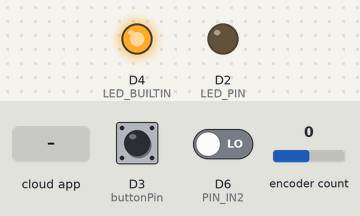
The sketch below on a simulated ESP8266 (NodeMCU). Parts: output pins drawn as LEDs (lit = HIGH, except the on-board LED, lit = LOW). Dashed ring = blinking. The test bench sets the inputs (shaded band); at power-on: D3 (buttonPin) HIGH, encoder count 0, D6 (PIN_IN2) LOW. WiFi joins after 1.5 s; servers stay silent unless stated; what the sketch prints to the serial monitor is not drawn.

Above: at 4.0 s.
4.1 s: D3 (buttonPin) pulled LOW for 3.2 s
At 4.7 s:
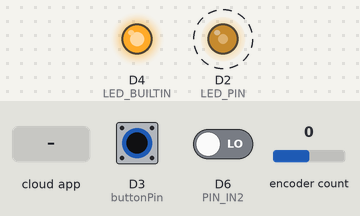
8.8 s: encoder count set to 1
At 9.5 s:
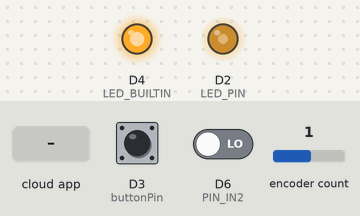
10.3 s: the phone or cloud app sets Beverage to 1
At 10.7 s:
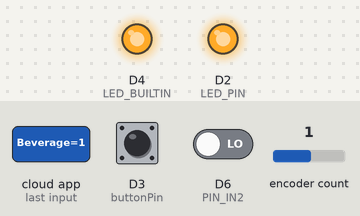
11.8 s: the phone or cloud app sets Beverage to 0
At 13.0 s:
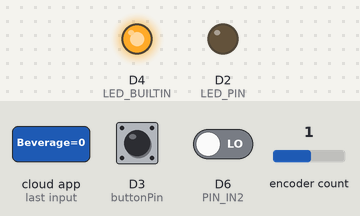
13.3 s: D3 (buttonPin) pulled LOW for 0.15 s
At 14.1 s:
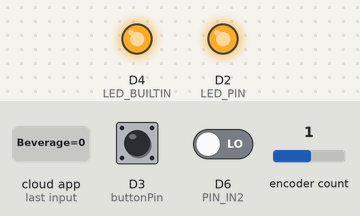
14.9 s: encoder count set to 0
At 15.4 s:
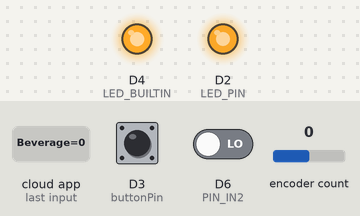
Timing chart, 0 to 17.4 s (numbered marks = the images above; inputs shaded):
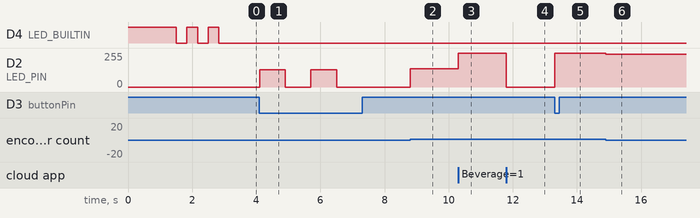

The sketch:

esp8266_alexa_led_control_w_encoder.ino
```cpp
// Alexa voice control of an LED or simple LED strip

#ifdef ESP32
  #include <WiFi.h>
#else
  #include <ESP8266WiFi.h>
#endif

#include "fauxmoESP.h"
#include <RotaryEncoder.h>

// Rename the credentials.sample.h file to credentials.h and
// edit it according to your router configuration
#include "credentials.h"

#define DEV1 "Beverage" // Name that Alexa will use
#define LED_PIN 4 // Arduino GPIO4 is NodeMCU pin D2
//#define LED_PIN 16 // Blue LED on board.
#define buttonPin 0
#define MAX_PWM 255
#define bounce_interval = 20

#if defined(ARDUINO_AVR_UNO) || defined(ARDUINO_AVR_NANO_EVERY)
// Example for Arduino UNO with input signals on pin 2 and 3
#define PIN_IN1 A2
#define PIN_IN2 A3
#elif defined(ESP8266)
// Example for ESP8266 NodeMCU with input signals on pin D5 and D6
#define PIN_IN1 D5
#define PIN_IN2 D6
#endif

fauxmoESP fauxmo;
int v = 128;
bool ledState = LOW;        // the current state of the output pin
bool buttonState = 0;            // the current reading from the input pin
bool lastButtonState = HIGH;  // the previous reading from the input pin
bool first_button_press = 1;

// the following variables are unsigned longs because the time, measured in
// milliseconds, will quickly become a bigger number than can be stored in an int.
unsigned long lastDebounceTime = 0;  // the last time the output pin was toggled
unsigned long debounceDelay = 20;    // the debounce time; increase if the output flickers

int direction = 0;
// A pointer to the dynamic created rotary encoder instance.
// This will be done in setup()
RotaryEncoder *encoder = nullptr;

#if defined(ARDUINO_AVR_UNO) || defined(ARDUINO_AVR_NANO_EVERY)
// This interrupt routine will be called on any change of one of the input signals
void checkPosition() {
  encoder->tick();  // just call tick() to check the state.
}
#elif defined(ESP8266)
/**
 * The interrupt service routine will be called on any change of one of the input signals.
 */
IRAM_ATTR void checkPosition() {
  encoder->tick();  // just call tick() to check the state.
}
#endif

void setup() {

  // LED SETUP
  pinMode(LED_BUILTIN, OUTPUT);
  digitalWrite(LED_BUILTIN, HIGH);
  pinMode(LED_PIN,OUTPUT);
  pinMode(buttonPin, INPUT_PULLUP);

  // Initialize the PWM pin
  analogWriteRange(MAX_PWM); // Set the PWM range (0-255)
  analogWriteFreq(1000); // Set the PWM frequency (in Hz)
  analogWrite(LED_PIN,0);

  Serial.begin(115200);

  setup_wifi();
  Serial.println("\n\nfauxmo = Control by Alexa for Arduino");

  fauxmo.setPort(80);
  fauxmo.enable(true);
  fauxmo.addDevice(DEV1);

  fauxmo.onSetState([](unsigned char device_id, const char * device_name, bool state, unsigned char value) {

      // Callback when a command from Alexa is received.
      // You can use device_id or device_name to choose the element to perform an action onto (relay, LED,...)
      // State is a boolean (ON/OFF) and value a number from 0 to 255 (if you say "set kitchen light to 50%" you will receive a 128 here).
      // Just remember not to delay too much here, this is a callback, exit as soon as possible.
      // If you have to do something more involved here set a flag and process it in your main loop.

      //Serial.println("DEV1 Addressed");
      Serial.printf("[MAIN] Device #%d (%s) state: %s value: %d\n", device_id, device_name, state ? "ON" : "OFF", value);

      // Checking for device_id is simpler if you are certain about the order they are loaded and it does not change.
      // Otherwise comparing the device_name is safer.
    if (strcmp(device_name, DEV1)==0) {   // Dimmable LED or LED string
      if  (state==LOW) {
        analogWrite(LED_PIN,0);
        ledState = LOW;
      }
      else  {  // Control PWM with gamma correction.
            v = ((int)  ( (float)MAX_PWM * pow( (float)value / MAX_PWM, 1) )); // 2.2 applies gamma correction
            //v = (int) ((float) MAX_PWM * ((float) value / (float) MAX_PWM) );
            analogWrite(LED_PIN,v);
            ledState = HIGH;
            //char buffer[25];
            //sprintf(buffer, "The PWM value is: %d", 255 - v);
            //Serial.println(buffer);
      }
    }
  });// end fauxmo.onSetState()  //last_toggle_status = read_toggle_switch();  // assumes this is a momentary switch

  // setup the rotary encoder functionality

  // use FOUR3 mode when PIN_IN1, PIN_IN2 signals are always HIGH in latch position.
   encoder = new RotaryEncoder(PIN_IN1, PIN_IN2, RotaryEncoder::LatchMode::FOUR3);

  // use FOUR0 mode when PIN_IN1, PIN_IN2 signals are always LOW in latch position.
  // encoder = new RotaryEncoder(PIN_IN1, PIN_IN2, RotaryEncoder::LatchMode::FOUR0);

  // use TWO03 mode when PIN_IN1, PIN_IN2 signals are both LOW or HIGH in latch position.
  //encoder = new RotaryEncoder(PIN_IN1, PIN_IN2, RotaryEncoder::LatchMode::TWO03);

  // register interrupt routine
  attachInterrupt(digitalPinToInterrupt(PIN_IN1), checkPosition, CHANGE);
  attachInterrupt(digitalPinToInterrupt(PIN_IN2), checkPosition, CHANGE);

}// end setup()

void loop() {

  static unsigned long lastHeapTime;
  unsigned long currentMillis = millis();

  // fauxmoESP uses an async TCP server but a sync UDP server
  // Therefore, we have to manually poll for UDP packets
 fauxmo.handle();  // fauxmo uses a callback so no additional code needed here for Alexa communications
 /*
  // This is a sample code to output free heap every 5 seconds
  // This is a cheap way to detect memory leaks
  if (currentMillis - lastHeapTime > 5000){
    lastHeapTime = currentMillis;
    //Serial.printf("[MAIN] Free heap: % d bytes\n", ESP.getFreeHeap());
    //Serial.println( ledState);
  }
*/
  // Manually toggle the LED by a momentary button press
  buttonState = digitalRead(buttonPin);
  //Serial.print("buttonState: ");
  //Serial.println(buttonState);
  if (buttonState == !lastButtonState && currentMillis - lastDebounceTime > debounceDelay) {
   /* if (first_button_press = 1) {
      v=50;  //fauxmo.setState("DEV1", true, v);
      first_button_press = 0;
    } */
    lastDebounceTime = currentMillis;
    //lastButtonState = buttonState;
    // If the button has just gone HIGH, turn on LED
    if (ledState == HIGH) {
      analogWrite(LED_PIN, 0);
      ledState = LOW;
      fauxmo.setState(DEV1, false, v);
    }
    else {
      analogWrite(LED_PIN, v);
      ledState = HIGH;
      fauxmo.setState(DEV1, true, v);
    }
    Serial.print("ledState: ");
    Serial.println(ledState);
    Serial.print("v: ");
    Serial.println(v);
    lastButtonState = 1;
    delay(800);
  }

  // Read the current position of the encoder and print out when changed
  static int pos = 0;
  encoder->tick();  // just call tick() to check the state.

  int newPos = encoder->getPosition();
  if (pos != newPos) {
    direction = (int) encoder->getDirection();
    Serial.print("pos:");
    Serial.print(newPos);
    Serial.print(" dir:");
    Serial.println(direction);
    if (direction == -1) {
      if (v - 10 >= 2) {
        v = v - 10;
        fauxmo.setState(DEV1, true, v);
      }
      else {
        v=2;
        fauxmo.setState(DEV1, true, v);
      }
      analogWrite(LED_PIN, v);
      Serial.print("v after -rotate = ");
      Serial.println(v);
    }
    else {
      if (v + 10 <= 255) v = v + 10;
      else {
        v = 255;
      }
      analogWrite(LED_PIN, v);
      fauxmo.setState(DEV1, true, v-1);
      Serial.print("v after +rotate = ");
      Serial.println(v);
    }
    Serial.print("Brilliance after rotate = ");
    Serial.println((int) round((v*((float) 100)/(float) 255)));
    pos = newPos;
  }
}

void setup_wifi(void) {

  WiFi.mode(WIFI_STA);
  WiFi.begin(WIFI_SSID, WIFI_PASS);
  Serial.println("");

  // Wait for connection
  while (WiFi.status() != WL_CONNECTED) {
    delay(500);
    Serial.print(".");
  }

  Serial.println("");
  Serial.print("Connected to ");
  Serial.println(WIFI_SSID);
  Serial.print("IP address: ");
  Serial.println(WiFi.localIP());

  for (int i = 1; i <=2; i+=1 ) {
    digitalWrite(LED_BUILTIN, LOW);  // turn the LED ON (LOW of ESP is equivalent of HIGH to on board LED)
    delay(333);                      // wait for a second
    digitalWrite(LED_BUILTIN, HIGH);   // turn the LED off by making the voltage LOW
    delay(333);
  }
  digitalWrite(LED_BUILTIN, LOW);
}
```

credentials.sample.h
```cpp
#define WIFI_SSID "change this to your WIFI SSID"
#define WIFI_PASS "change this to your WiFI password"
```

Measured:
- after the input at 4.1 s, D2 (LED_PIN): alternates 128/255 for 0.80 s and 0/255 for 0.80 s, 4 changes in all, then stays 0/255, starting at once
- after the input at 8.8 s, D2 (LED_PIN): 0/255 → 138/255 at once
- after the input at 10.3 s, D2 (LED_PIN): 138/255 → 255/255 at once
- after the input at 11.8 s, D2 (LED_PIN): 255/255 → 0/255 at once
- after the input at 13.3 s, D2 (LED_PIN): 0/255 → 255/255 at once
- after the input at 14.9 s, D2 (LED_PIN): 255/255 → 245/255 at once
